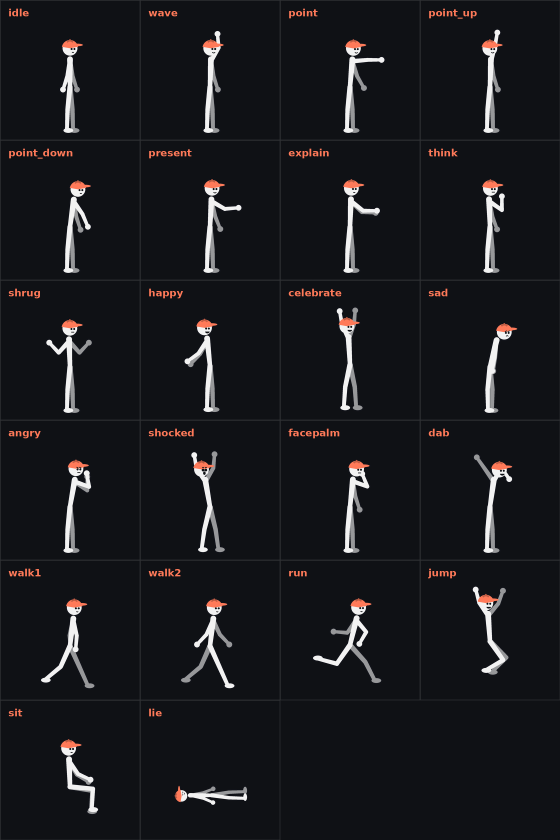
#> input picture assets/character_library/_uebersicht.png, 1680 x 2520 px (shown at 1/3 size)
$ python -i render.py   (imports and definitions only)
#> lines starting #> are read from the running program, lines starting #| are printed output that depends on the picture
#> further down, picture is the input picture: PIL image 1680x2520 RGB; mean R, G, B 25.2, 25.8, 29.3
"""Pillow renderer: dark, high-contrast, "intense" stickman frames.

Draws a figure from resolved :class:`Joints` plus a styled background and a set
of punchy foreground effects (zoom punch, screen flash, camera shake, motion
lines, kinetic keyword text). Frames are produced one at a time and handed to
FFmpeg by :mod:`.scene`.
"""

from __future__ import annotations

import math
from dataclasses import dataclass, field
from pathlib import Path

from PIL import Image, ImageDraw, ImageFilter, ImageFont

from .skeleton import Joints, Point


@dataclass(frozen=True)
class Theme:
    """Channel look. Colours are RGB tuples."""

    name: str = "midnight"
    bg_top: tuple[int, int, int] = (12, 14, 24)
    bg_bottom: tuple[int, int, int] = (3, 4, 9)
    accent: tuple[int, int, int] = (0, 224, 255)      # neon cyan
    accent2: tuple[int, int, int] = (255, 42, 109)    # hot magenta
    figure: tuple[int, int, int] = (240, 244, 255)
    keyword: tuple[int, int, int] = (255, 255, 255)
    grid: tuple[int, int, int] = (40, 48, 74)
    glow: bool = True


THEMES: dict[str, Theme] = {
    "midnight": Theme(),
    "bloodmoon": Theme(
        name="bloodmoon",
        bg_top=(26, 8, 12),
        bg_bottom=(6, 2, 3),
        accent=(255, 60, 60),
        accent2=(255, 170, 40),
        grid=(70, 24, 28),
    ),
    "void": Theme(
        name="void",
        bg_top=(10, 10, 14),
        bg_bottom=(0, 0, 0),
        accent=(150, 90, 255),
        accent2=(0, 255, 180),
        grid=(38, 34, 56),
    ),
    "synthwave": Theme(
        name="synthwave",
        bg_top=(20, 8, 40),
        bg_bottom=(4, 2, 14),
        accent=(0, 240, 255),
        accent2=(255, 0, 160),
        grid=(60, 24, 90),
    ),
}


def get_theme(name: str) -> Theme:
    return THEMES.get(name, THEMES["midnight"])


# ----------------------------------------------------------------------------
# Fonts
# ----------------------------------------------------------------------------

_FONT_CANDIDATES = (
    "/usr/share/fonts/truetype/dejavu/DejaVuSans-Bold.ttf",
    "/usr/share/fonts/truetype/liberation/LiberationSans-Bold.ttf",
    "/usr/share/fonts/truetype/freefont/FreeSansBold.ttf",
    "C:/Windows/Fonts/arialbd.ttf",
    "/System/Library/Fonts/Supplemental/Arial Bold.ttf",
)


# [80 lines left out: functions load_font, _vertical_gradient, make_base_background, draw_grid, make_background, build_vignette_mask and 1 more, not called in this run]


def apply_vignette_mask(img: Image.Image, mask: Image.Image, black: Image.Image) -> Image.Image:
    return Image.composite(img, black, mask)


# ----------------------------------------------------------------------------
# Figure
# ----------------------------------------------------------------------------


# [201 lines left out: functions _seg, draw_figure, draw_motion_lines, draw_keyword, apply_flash, draw_ground_shadow and 3 more, not called in this run]


_GRAIN_CACHE: dict[tuple[int, int, int], Image.Image] = {}


def apply_texture(img: Image.Image, *, grain: float = 0.05, scanlines: bool = True,
                  seed: int = 0) -> Image.Image:
    """Cinematic polish: subtle film grain + faint scanlines."""
#> called with grain = 0.05, scanlines = True, seed = 0
    w, h = img.size
#> w = 1680; h = 2520
    if grain > 0:
        key = (w, h, seed % 6)
#> key = (1680, 2520, 0)
        noise = _GRAIN_CACHE.get(key)
        if noise is None:
            noise = Image.effect_noise((w, h), 48).convert("RGB")
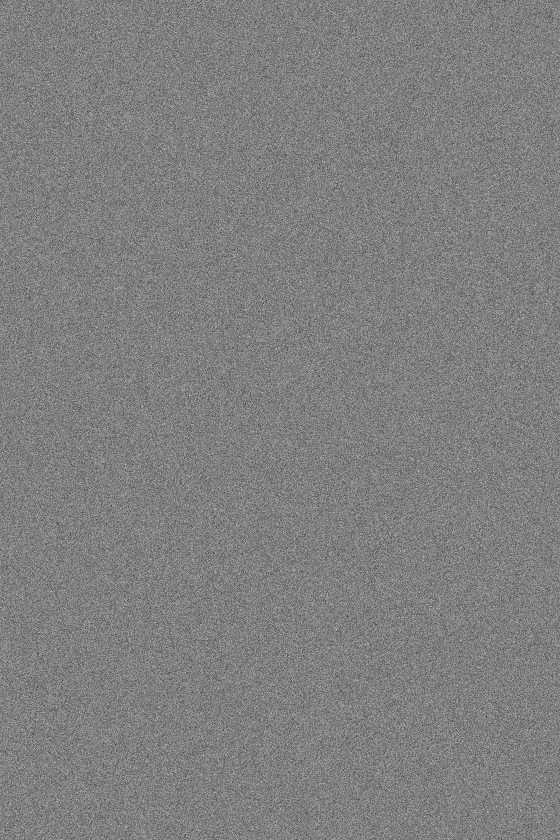
#> noise: PIL image 1680x2520 RGB (shown at 1/3 size); min 0, max 255, mean 127.5
            _GRAIN_CACHE[key] = noise
        img = Image.blend(img, noise, grain)
    if scanlines:
        layer = Image.new("RGBA", (w, h), (0, 0, 0, 0))
#> layer: PIL image 1680x2520 RGBA; every value is 0
        d = ImageDraw.Draw(layer)
        for y in range(0, h, 3):
            d.line([(0, y), (w, y)], fill=(0, 0, 0, 22), width=1)
        img = Image.alpha_composite(img.convert("RGBA"), layer).convert("RGB")
    return img


# [25 lines left out: functions draw_watermark, draw_progress_bar, not called in this run]

>>> from PIL import Image
>>> picture = Image.open('../../../assets/character_library/_uebersicht.png')
>>> result = apply_texture(picture)
